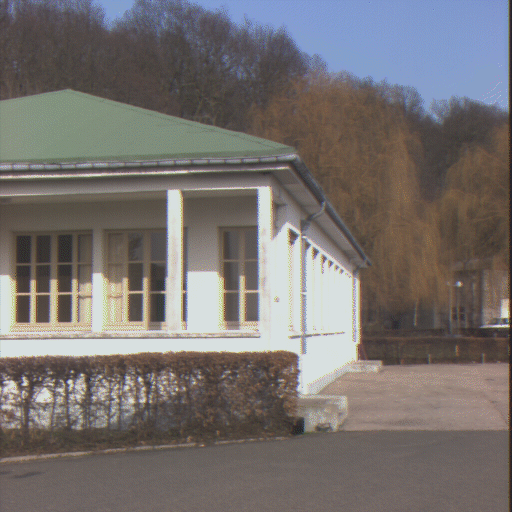
%> input picture Multiple_View_Geometry_Lecture_Cremers/ex6/batinria0.tif, 512 x 512 px
$ octave --eval "mvg_exerciseSheet_06_part2;"   (GNU Octave 9; MATLAB toolbox functions it lacks are replaced by stand-ins)
%> lines starting %> are read from the running program, lines starting %| are printed output that depends on the picture
function mvg_exerciseSheet_06_part2

% Read input images:
image1 = double(imread('batinria0.tif'));
image2 = double(imread('batinria1.tif'));
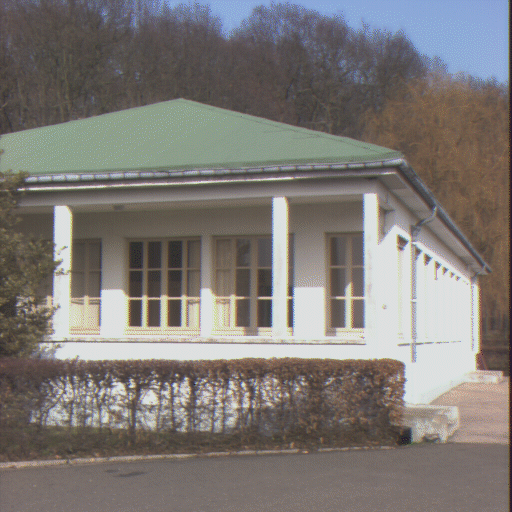
%> input picture Multiple_View_Geometry_Lecture_Cremers/ex6/batinria1.tif, 512 x 512 px

% Number of corresponding point pairs:
nPoints = 12;%8;   % or 12 e.g.

% Get corresponding point pairs:
%[x1,y1,x2,y2] = getpoints(image1,image2,nPoints);
[x1,y1,x2,y2] = getpoints2();      % use predefined points (see below)

% Intrinsic camera paramter matrices
K1 = [844.310547 0 243.413315; 0 1202.508301 281.529236; 0 0 1];
K2 = [852.721008 0 252.021805; 0 1215.657349 288.587189; 0 0 1];
K1 = inv(K1);
K2 = inv(K2);

% Transform image coordinates with inverse camera matrices:
% can be done without for-loop as well
for i = 1:nPoints
   l = K1 * [x1(i); y1(i); 1];
   r = K2 * [x2(i); y2(i); 1];
   x1(i) = l(1);
   y1(i) = l(2);
   x2(i) = r(1);
   y2(i) = r(2);
end

% Compute constraint matrix chi:
chi = zeros(nPoints,9);
for i = 1:nPoints
    chi(i,:) = kron([x1(i) y1(i) 1],[x2(i) y2(i) 1])';
end
rank_chi = rank(chi)

% Find minimizer for |chi*E|:
[UChi,DChi,VChi] = svd(chi);

% Unstacked ninth column of V:
E = reshape(VChi(:,9),3,3)

% SVD of E
[U,D,V] = svd(E);
if det(U) < 0 || det(V) < 0
    [U,D,V] = svd(-E);
end

% Project E onto essential space (replace eigenvalues):
D(1,1) = 1;
D(2,2) = 1;
D(3,3) = 0;

% Final essential matrix:
E = U * D * V';

% Recover R and T from the essential matrix E:
% (Compare Slides)
Rz1 = [0 1 0; -1 0 0; 0 0 1]';
Rz2 = [0 -1 0; 1 0 0; 0 0 1]';
R1 = U * Rz1' * V';
R2 = U * Rz2' * V';
T_hat1 = U * Rz1 * D * U';
T_hat2 = U * Rz2 * D * U';

% Translation belonging to T_hat
T1 = [ -T_hat1(2,3); T_hat1(1,3); -T_hat1(1,2) ];
T2 = [ -T_hat2(2,3); T_hat2(1,3); -T_hat2(1,2) ];


% Compute scene reconstruction and correct combination of R and T:
reconstruction(R1,T1,x1,y1,x2,y2,nPoints);
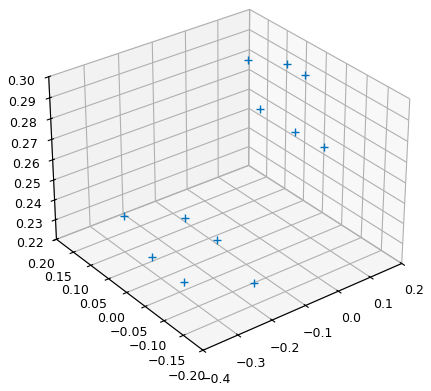
%> figure redrawn from the program's plot data
reconstruction(R1,T2,x1,y1,x2,y2,nPoints);
reconstruction(R2,T1,x1,y1,x2,y2,nPoints);
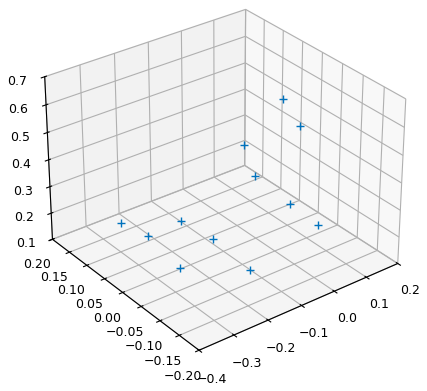
%> figure redrawn from the program's plot data
reconstruction(R2,T2,x1,y1,x2,y2,nPoints);

end


% Compute correct combination of R and T and reconstruction of 3D points
function reconstruction(R,T,x1,y1,x2,y2,nPoints)

% Structure reconstruction matrix M:
M = zeros(3*nPoints, nPoints + 1);
for i = 1:nPoints
   x2_hat = hat([x2(i) y2(i) 1]);

   M(3*i - 2  :  3*i, i)           = x2_hat * R * [x1(i); y1(i); 1];
   M(3*i - 2  :  3*i, nPoints + 1) = x2_hat * T;
end

% Get depth values (eigenvector to the smallest eigenvalue of M'M):
[V,D] = eig(M' * M);
lambda = V(1:nPoints, 1);
gamma  = V(nPoints + 1, 1);

% Determine correct combination of R and T:
if lambda >= zeros(nPoints,1)
    display(R);
    display(T);
    display(lambda);
    display(gamma);

    % Visualize the 3D points:
    figure, plot3(x1,y1,lambda,'+');
end

end


% ================
% Hat-function
function A = hat(v)
    A = [0 -v(3) v(2) ; v(3) 0 -v(1) ; -v(2) v(1) 0];
end


% ================
% function getpoints
function [x1,y1,x2,y2] = getpoints(image1,image2,nPoints)

x1 = zeros(nPoints,1);
y1 = zeros(nPoints,1);
x2 = zeros(nPoints,1);
y2 = zeros(nPoints,1);

% Click points in image1:
% Can be done without for-loop: ginput(nPoints)
figure; imshow(uint8(image1));
hold on;
for i = 1:nPoints
    [x,y] = ginput(1);
    x1(i) = double(x);
    y1(i) = double(y);
    plot(x, y, 'r+');
end
hold off;


% Click points in image2:
figure; imshow(uint8(image2));
hold on;
for i = 1:nPoints
    [x,y] = ginput(1);
    x2(i) = double(x);
    y2(i) = double(y);
    plot(x, y, 'r+');
end
hold off;

end


% ================
% function getpoints2  --> points already defined
function [x1,y1,x2,y2] = getpoints2()

x1 = [
   10.0000
   92.0000
    8.0000
   92.0000
  289.0000
  354.0000
  289.0000
  353.0000
   69.0000
  294.0000
   44.0000
  336.0000
  ];

y1 = [
  232.0000
  230.0000
  334.0000
  333.0000
  230.0000
  278.0000
  340.0000
  332.0000
   90.0000
  149.0000
  475.0000
  433.0000
    ];

x2 = [
  123.0000
  203.0000
  123.0000
  202.0000
  397.0000
  472.0000
  398.0000
  472.0000
  182.0000
  401.0000
  148.0000
  447.0000
    ];

y2 = [
  239.0000
  237.0000
  338.0000
  338.0000
  236.0000
  286.0000
  348.0000
  341.0000
   99.0000
  153.0000
  471.0000
  445.0000
    ];

end
